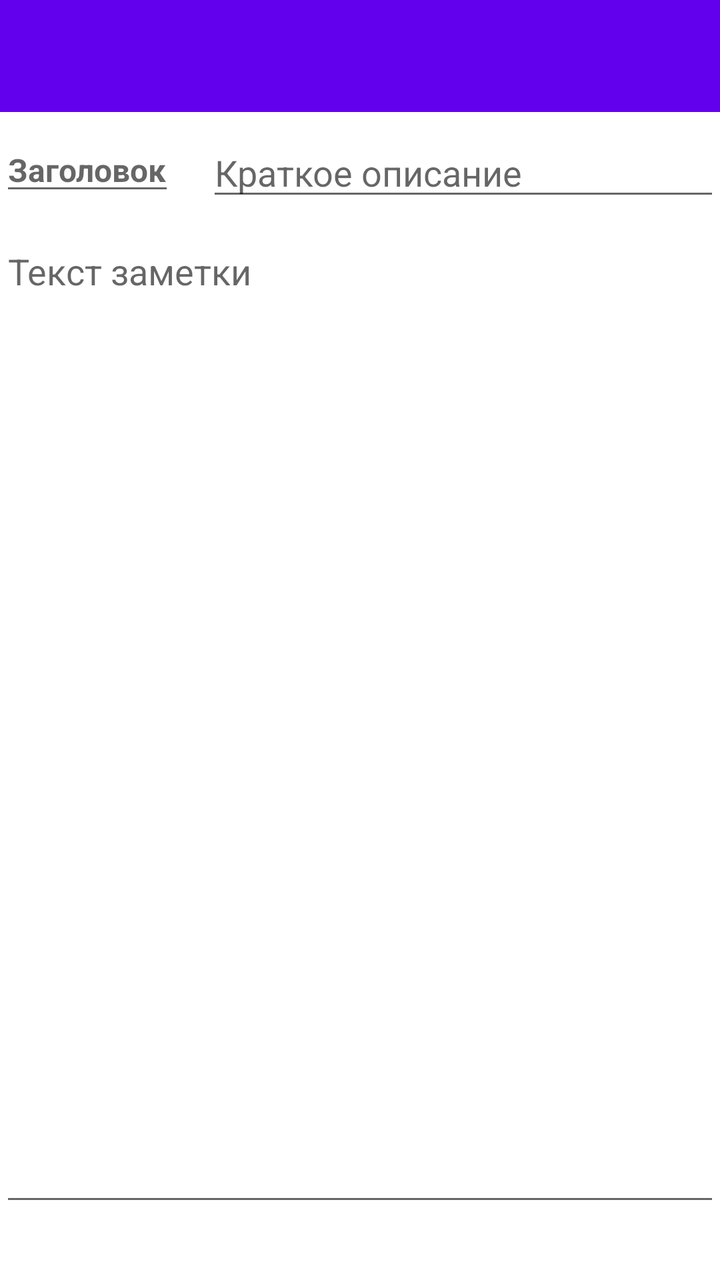
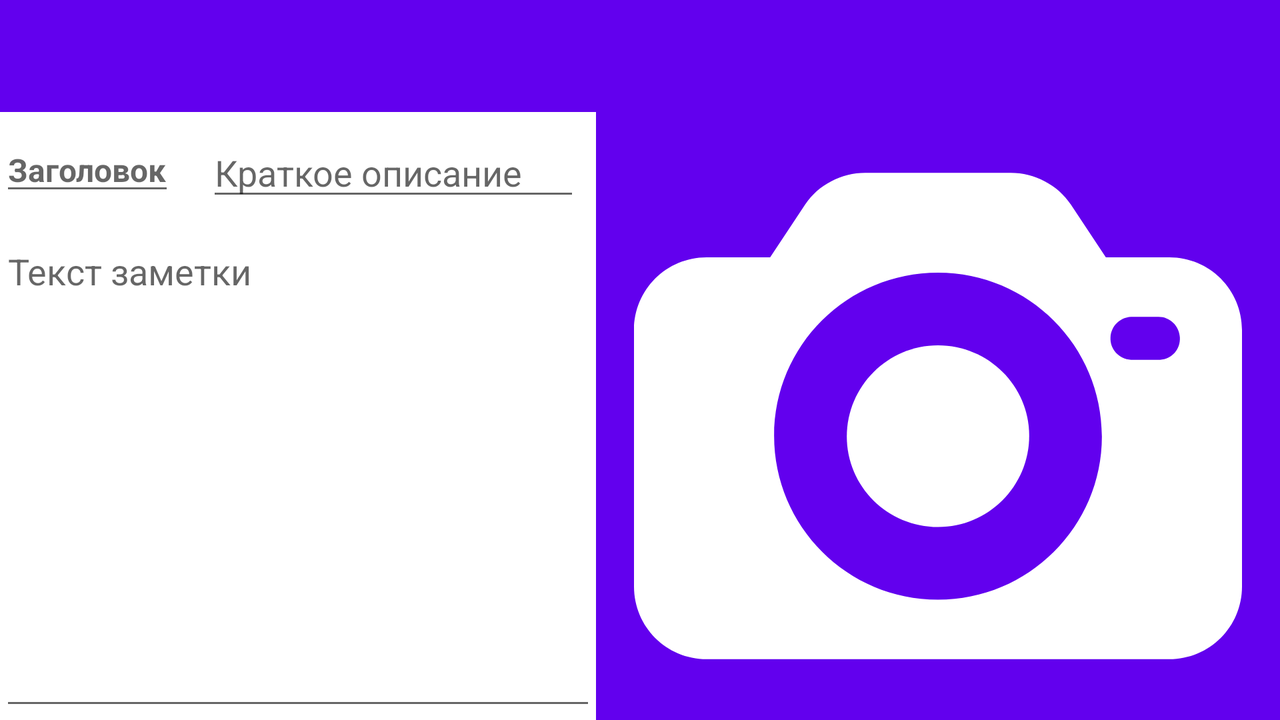

First picture: res/layout/ on a phone held upright. Second picture: the repository's own variant of that layout, on a device whose configuration matches the variant's folder. Source for both follows.
<!-- AndroidManifest.xml: application theme Theme.Notes -->
<!-- res/layout/frag_note_edit.xml -->
<?xml version="1.0" encoding="utf-8"?>
<androidx.constraintlayout.widget.ConstraintLayout xmlns:android="http://schemas.android.com/apk/res/android"
    xmlns:app="http://schemas.android.com/apk/res-auto"
    android:layout_width="match_parent"
    android:layout_height="match_parent">

    <androidx.appcompat.widget.Toolbar
        android:id="@+id/tbNoteEdit"
        android:layout_width="match_parent"
        android:layout_height="wrap_content"
        android:background="?attr/colorPrimary"
        android:minHeight="?attr/actionBarSize"
        android:theme="?attr/actionBarTheme"
        app:layout_constraintEnd_toEndOf="parent"
        app:layout_constraintStart_toStartOf="parent"
        app:layout_constraintTop_toTopOf="parent" />

    <EditText
        android:id="@+id/etHeader"
        android:layout_width="wrap_content"
        android:layout_height="wrap_content"
        android:layout_marginTop="8dp"
        android:hint="@string/note_edit_header"
        android:inputType="textShortMessage"
        android:maxLength="15"
        android:textSize="16sp"
        android:textStyle="bold"
        app:layout_constraintStart_toStartOf="parent"
        app:layout_constraintTop_toBottomOf="@+id/tbNoteEdit" />

    <EditText
        android:id="@+id/etDesc"
        android:layout_width="0dp"
        android:layout_height="wrap_content"
        android:layout_marginStart="16dp"
        android:layout_marginTop="8dp"
        android:hint="@string/note_edit_desc"
        android:inputType="textLongMessage"
        android:maxLength="30"
        app:layout_constraintEnd_toEndOf="parent"
        app:layout_constraintStart_toEndOf="@+id/etHeader"
        app:layout_constraintTop_toBottomOf="@+id/tbNoteEdit" />

    <EditText
        android:id="@+id/etBody"
        android:layout_width="match_parent"
        android:layout_height="0dp"
        android:layout_marginTop="8dp"
        android:layout_marginBottom="32dp"
        android:gravity="top"
        android:hint="@string/note_edit_body"
        android:inputType="textMultiLine"
        app:layout_constraintBottom_toBottomOf="parent"
        app:layout_constraintEnd_toEndOf="parent"
        app:layout_constraintHorizontal_bias="1.0"
        app:layout_constraintStart_toStartOf="parent"
        app:layout_constraintTop_toBottomOf="@+id/etDesc" />

</androidx.constraintlayout.widget.ConstraintLayout>
<!-- resources referenced by this layout -->
<resources>
  <string name="note_edit_body">Текст заметки</string>
  <string name="note_edit_desc">Краткое описание</string>
  <string name="note_edit_header">Заголовок</string>
  <style name="Theme.Notes" parent="Theme.MaterialComponents.DayNight.DarkActionBar">
  
          <item name="windowNoTitle">true</item>
          
          <item name="colorPrimary">@color/purple_500</item>
          <item name="colorPrimaryVariant">@color/purple_700</item>
          <item name="colorOnPrimary">@color/white</item>
          
          <item name="colorSecondary">@color/teal_200</item>
          <item name="colorSecondaryVariant">@color/teal_700</item>
          <item name="colorOnSecondary">@color/black</item>
          
          <item name="android:statusBarColor" tools:targetApi="l">?attr/colorPrimaryVariant</item>
          
      </style>
  <color name="purple_500">#FF6200EE</color>
  <color name="purple_700">#FF3700B3</color>
  <color name="white">#FFFFFFFF</color>
  <color name="teal_200">#FF03DAC5</color>
  <color name="teal_700">#FF018786</color>
  <color name="black">#FF000000</color>
</resources>
<!-- res/layout-land/frag_note_edit.xml (the repository's variant of the layout above) -->
<!-- drawn on the phone turned sideways -->
<?xml version="1.0" encoding="utf-8"?>
<androidx.constraintlayout.widget.ConstraintLayout xmlns:android="http://schemas.android.com/apk/res/android"
    xmlns:app="http://schemas.android.com/apk/res-auto"
    xmlns:tools="http://schemas.android.com/tools"
    android:layout_width="match_parent"
    android:layout_height="match_parent">

    <androidx.appcompat.widget.Toolbar
        android:id="@+id/tbNoteEdit"
        android:layout_width="match_parent"
        android:layout_height="wrap_content"
        android:background="?attr/colorPrimary"
        android:minHeight="?attr/actionBarSize"
        android:theme="?attr/actionBarTheme"
        app:layout_constraintEnd_toEndOf="parent"
        app:layout_constraintStart_toStartOf="parent"
        app:layout_constraintTop_toTopOf="parent" />

    <EditText
        android:id="@+id/etHeader"
        android:layout_width="wrap_content"
        android:layout_height="wrap_content"
        android:layout_marginTop="8dp"
        android:hint="@string/note_edit_header"
        android:inputType="textShortMessage"
        android:maxLength="15"
        android:textSize="16sp"
        android:textStyle="bold"
        app:layout_constraintStart_toStartOf="parent"
        app:layout_constraintTop_toBottomOf="@+id/tbNoteEdit" />

    <EditText
        android:id="@+id/etDesc"
        android:layout_width="0dp"
        android:layout_height="wrap_content"
        android:layout_marginStart="16dp"
        android:layout_marginTop="8dp"
        android:layout_marginEnd="350dp"
        android:hint="@string/note_edit_desc"
        android:inputType="textLongMessage"
        android:maxLength="30"
        app:layout_constraintEnd_toEndOf="parent"
        app:layout_constraintStart_toEndOf="@+id/etHeader"
        app:layout_constraintTop_toBottomOf="@+id/tbNoteEdit" />

    <EditText
        android:id="@+id/etBody"
        android:layout_width="0dp"
        android:layout_height="0dp"
        android:layout_marginTop="8dp"
        android:gravity="top"
        android:hint="@string/note_edit_body"
        android:inputType="textMultiLine"
        app:layout_constraintBottom_toBottomOf="parent"
        app:layout_constraintEnd_toStartOf="@+id/image"
        app:layout_constraintHorizontal_bias="0.56"
        app:layout_constraintStart_toStartOf="parent"
        app:layout_constraintTop_toBottomOf="@+id/etDesc" />

    <ImageView
        android:id="@+id/image"
        android:layout_width="0dp"
        android:layout_height="0dp"
        android:layout_marginStart="8dp"
        android:background="@color/purple_500"
        android:src="@drawable/ic_photo_camera"
        app:layout_constraintBottom_toBottomOf="parent"
        app:layout_constraintEnd_toEndOf="parent"
        app:layout_constraintHorizontal_bias="1.0"
        app:layout_constraintStart_toEndOf="@+id/etDesc"
        app:layout_constraintTop_toBottomOf="@+id/tbNoteEdit"
        app:layout_constraintVertical_bias="1.0" />

</androidx.constraintlayout.widget.ConstraintLayout>
<!-- resources referenced by the variant -->
<!-- as the phone turned sideways resolves them -->
<resources>
  <color name="purple_500">#FF6200EE</color>
  <!-- drawable ic_photo_camera (drawable) -->
  <vector xmlns:android="http://schemas.android.com/apk/res/android"
      android:width="471.04dp"
      android:height="471.04dp"
      android:viewportWidth="471.04"
      android:viewportHeight="471.04">
    <path
        android:fillColor="#FFFFFF"
        android:pathData="M414.72,112.64h-49.152l-27.136,-40.96c-10.24,-15.36 -28.16,-24.576 -46.592,-24.576H179.2c-18.432,0 -36.352,9.216 -46.592,24.576l-27.136,40.96H56.32C25.088,112.64 0,137.728 0,168.96v198.656c0,31.232 25.088,56.32 56.32,56.32h358.4c31.232,0 56.32,-25.088 56.32,-56.32V168.96C471.04,137.728 445.952,112.64 414.72,112.64zM235.52,377.856c-70.144,0 -126.976,-56.832 -126.976,-126.976c0,-70.144 56.832,-126.464 126.976,-126.464s126.976,56.832 126.976,126.976C362.496,321.024 305.664,377.856 235.52,377.856zM407.552,192c-0.512,0 -1.024,0 -2.048,0h-20.48c-9.216,-0.512 -16.384,-8.192 -15.872,-17.408c0.512,-8.704 7.168,-15.36 15.872,-15.872h20.48c9.216,-0.512 16.896,6.656 17.408,15.872C423.424,183.808 416.768,191.488 407.552,192z"/>
    <path
        android:fillColor="#FFFFFF"
        android:pathData="M235.52,180.736c-38.912,0 -70.656,31.744 -70.656,70.656s31.744,70.144 70.656,70.144s70.656,-31.744 70.656,-70.656C306.176,211.968 274.432,180.736 235.52,180.736z"/>
  </vector>
  <string name="note_edit_body">Текст заметки</string>
  <string name="note_edit_desc">Краткое описание</string>
  <string name="note_edit_header">Заголовок</string>
  <style name="Theme.Notes" parent="Theme.MaterialComponents.DayNight.DarkActionBar">
  
          <item name="windowNoTitle">true</item>
          
          <item name="colorPrimary">@color/purple_500</item>
          <item name="colorPrimaryVariant">@color/purple_700</item>
          <item name="colorOnPrimary">@color/white</item>
          
          <item name="colorSecondary">@color/teal_200</item>
          <item name="colorSecondaryVariant">@color/teal_700</item>
          <item name="colorOnSecondary">@color/black</item>
          
          <item name="android:statusBarColor" tools:targetApi="l">?attr/colorPrimaryVariant</item>
          
      </style>
  <color name="purple_700">#FF3700B3</color>
  <color name="white">#FFFFFFFF</color>
  <color name="teal_200">#FF03DAC5</color>
  <color name="teal_700">#FF018786</color>
  <color name="black">#FF000000</color>
</resources>
